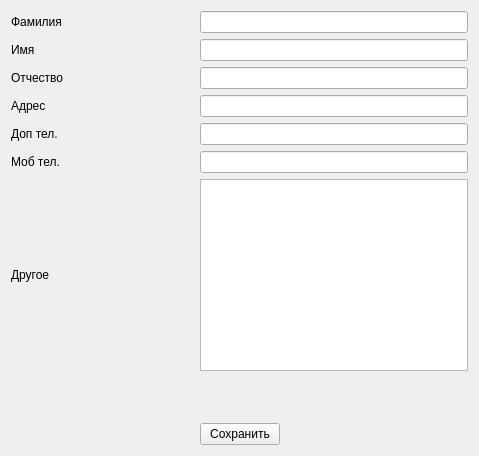
<?xml version="1.0" encoding="UTF-8"?>
<ui version="4.0">
 <class>AdressBookEntry</class>
 <widget class="QWidget" name="AdressBookEntry">
  <property name="geometry">
   <rect>
    <x>0</x>
    <y>0</y>
    <width>479</width>
    <height>456</height>
   </rect>
  </property>
  <property name="windowTitle">
   <string>AdressBookEntry</string>
  </property>
  <layout class="QHBoxLayout" name="horizontalLayout_2">
   <item>
    <layout class="QGridLayout" name="gridLayout">
     <item row="0" column="0">
      <widget class="QLabel" name="label_SecondName">
       <property name="text">
        <string>Фамилия</string>
       </property>
      </widget>
     </item>
     <item row="0" column="1" colspan="2">
      <widget class="QLineEdit" name="lineEdit_SecondName"/>
     </item>
     <item row="1" column="0">
      <widget class="QLabel" name="label_FirstName">
       <property name="text">
        <string>Имя</string>
       </property>
      </widget>
     </item>
     <item row="1" column="1" colspan="2">
      <widget class="QLineEdit" name="lineEdit_FirstName"/>
     </item>
     <item row="2" column="0">
      <widget class="QLabel" name="label_thirdName">
       <property name="text">
        <string>Отчество</string>
       </property>
      </widget>
     </item>
     <item row="2" column="1" colspan="2">
      <widget class="QLineEdit" name="lineEdit_thirdName"/>
     </item>
     <item row="3" column="0">
      <widget class="QLabel" name="label_address">
       <property name="text">
        <string>Адрес</string>
       </property>
      </widget>
     </item>
     <item row="3" column="1" colspan="2">
      <widget class="QLineEdit" name="lineEdit_address"/>
     </item>
     <item row="4" column="0">
      <widget class="QLabel" name="label_add_te">
       <property name="text">
        <string>Доп тел.</string>
       </property>
      </widget>
     </item>
     <item row="4" column="1" colspan="2">
      <widget class="QLineEdit" name="lineEdit_add_tel"/>
     </item>
     <item row="5" column="0">
      <widget class="QLabel" name="label_mobile_tel">
       <property name="text">
        <string>Моб тел.</string>
       </property>
      </widget>
     </item>
     <item row="5" column="1" colspan="2">
      <widget class="QLineEdit" name="lineEdit_mobile_tel"/>
     </item>
     <item row="6" column="0">
      <widget class="QLabel" name="label_other">
       <property name="text">
        <string>Другое</string>
       </property>
      </widget>
     </item>
     <item row="6" column="1" colspan="2">
      <widget class="QPlainTextEdit" name="plainTextEdit_other"/>
     </item>
     <item row="7" column="1">
      <spacer name="verticalSpacer">
       <property name="orientation">
        <enum>Qt::Vertical</enum>
       </property>
       <property name="sizeHint" stdset="0">
        <size>
         <width>20</width>
         <height>18</height>
        </size>
       </property>
      </spacer>
     </item>
     <item row="8" column="0">
      <spacer name="horizontalSpacer">
       <property name="orientation">
        <enum>Qt::Horizontal</enum>
       </property>
       <property name="sizeHint" stdset="0">
        <size>
         <width>48</width>
         <height>20</height>
        </size>
       </property>
      </spacer>
     </item>
     <item row="8" column="1">
      <widget class="QPushButton" name="pushButton_save">
       <property name="enabled">
        <bool>true</bool>
       </property>
       <property name="text">
        <string>Сохранить</string>
       </property>
      </widget>
     </item>
     <item row="8" column="2">
      <spacer name="horizontalSpacer_2">
       <property name="orientation">
        <enum>Qt::Horizontal</enum>
       </property>
       <property name="sizeHint" stdset="0">
        <size>
         <width>48</width>
         <height>20</height>
        </size>
       </property>
      </spacer>
     </item>
    </layout>
   </item>
  </layout>
 </widget>
 <resources/>
 <connections/>
</ui>
